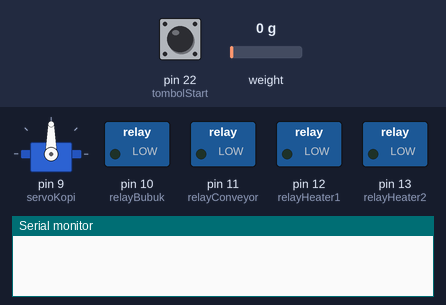
This sketch was run on a simulated Arduino Mega 2560, built with avr-gcc and run on an emulated ATmega2560. On the bench: servo, switched loads named in the sketch (green lamp = pin HIGH), the last lines printed to the serial monitor. The inputs (shaded band) are chosen by the test bench; at power-on: pin 22 (tombolStart) HIGH, weight on the scale 0 g.

Above: at 0.1 s.
At 1.2 s:
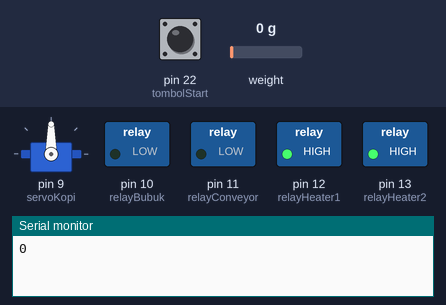
Timing chart, 0 to 2.7 s (numbered marks = the images above):
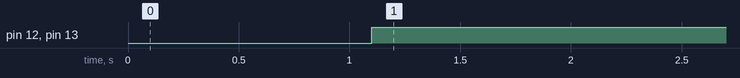

Measured:
- by itself, pin 12 (relayHeater1), pin 13 (relayHeater2): LOW → HIGH at 1.1 s

The sketch:

KopiDangdut.ino
```cpp
//library servo
#include <Servo.h>
Servo servoKopi;


//LCD
#include <LiquidCrystal_I2C.h>
LiquidCrystal_I2C lcd(0x3F,16,2);  // set the LCD address to 0x27 for a 16 chars and 2 line display

//library sensor berat
#include "HX711.h"
#define DOUT  A0
#define CLK  A1
HX711 scale(DOUT, CLK);
float calibration_factor = 300;  /// default 344.10;
int gram;
int buttonState = 0;
const int tombolStart = 22;
const int tombolStop = 24;
int relayBubuk = 10;
int relayConveyor = 11;
int relayHeater1 = 12;
int relayHeater2 = 13;

int detekbungkus;


void setup() {
servoKopi.attach(9);
Serial.begin(9600);
scale.set_scale();
scale.tare();

pinMode(tombolStart, INPUT);
pinMode(tombolStop, INPUT);
pinMode(relayBubuk, OUTPUT);
pinMode(relayConveyor, OUTPUT);
pinMode(relayHeater1, OUTPUT);
pinMode(relayHeater2, OUTPUT);

}

void loop() {

  scale.set_scale(calibration_factor);
  gram = scale.get_units(), 4;
  Serial.println(gram);
  digitalWrite(relayHeater1,HIGH);
  digitalWrite(relayHeater2,HIGH);


  buttonState = digitalRead(tombolStart);
  if (digitalRead(tombolStart)==HIGH){
    if (buttonState==0) {
      buttonState=1;
      digitalWrite(relayConveyor,HIGH);
      delay(5000);
      digitalWrite(relayBubuk,HIGH);
      delay(180000);
      }
    else {
      buttonState=0;

      digitalWrite(relayBubuk,LOW);
    }
  delay(1000);
  }
 else if(gram >450){
servoKopi.write(180);
delay(100);
servoKopi.write(0);
delay(5000);
digitalWrite(relayConveyor,HIGH);
delay(5000);
  }
  else if(digitalRead(tombolStart)==HIGH){
digitalWrite(relayConveyor,LOW);
digitalWrite(relayBubuk,LOW);
digitalWrite(relayHeater1,LOW);
digitalWrite(relayHeater2,LOW);

  }
}
```
